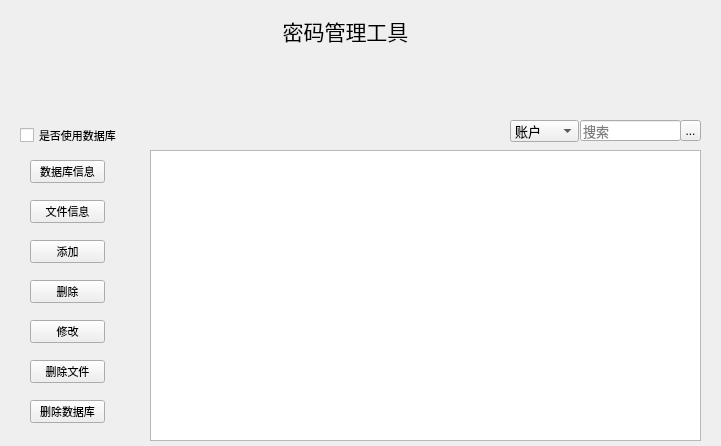
<?xml version="1.0" encoding="UTF-8"?>
<ui version="4.0">
 <class>passwordManageClass</class>
 <widget class="QMainWindow" name="passwordManageClass">
  <property name="geometry">
   <rect>
    <x>0</x>
    <y>0</y>
    <width>721</width>
    <height>446</height>
   </rect>
  </property>
  <property name="windowTitle">
   <string>passwordManage</string>
  </property>
  <widget class="QWidget" name="centralWidget">
   <widget class="QPushButton" name="deleteDBPushButon">
    <property name="geometry">
     <rect>
      <x>30</x>
      <y>400</y>
      <width>75</width>
      <height>23</height>
     </rect>
    </property>
    <property name="font">
     <font>
      <family>微软雅黑</family>
      <pointsize>8</pointsize>
     </font>
    </property>
    <property name="text">
     <string>删除数据库</string>
    </property>
   </widget>
   <widget class="QPushButton" name="addPushButton">
    <property name="geometry">
     <rect>
      <x>30</x>
      <y>240</y>
      <width>75</width>
      <height>23</height>
     </rect>
    </property>
    <property name="font">
     <font>
      <family>微软雅黑</family>
      <pointsize>8</pointsize>
     </font>
    </property>
    <property name="text">
     <string>添加</string>
    </property>
   </widget>
   <widget class="QPushButton" name="delPushButton">
    <property name="geometry">
     <rect>
      <x>30</x>
      <y>280</y>
      <width>75</width>
      <height>23</height>
     </rect>
    </property>
    <property name="font">
     <font>
      <family>微软雅黑</family>
      <pointsize>8</pointsize>
     </font>
    </property>
    <property name="text">
     <string>删除</string>
    </property>
   </widget>
   <widget class="QLabel" name="passwordLabel">
    <property name="geometry">
     <rect>
      <x>200</x>
      <y>10</y>
      <width>291</width>
      <height>41</height>
     </rect>
    </property>
    <property name="font">
     <font>
      <family>方正兰亭超细黑简体</family>
      <pointsize>16</pointsize>
      <weight>50</weight>
      <bold>false</bold>
     </font>
    </property>
    <property name="contextMenuPolicy">
     <enum>Qt::NoContextMenu</enum>
    </property>
    <property name="text">
     <string>密码管理工具</string>
    </property>
    <property name="alignment">
     <set>Qt::AlignCenter</set>
    </property>
   </widget>
   <widget class="QPushButton" name="editPushButton">
    <property name="geometry">
     <rect>
      <x>30</x>
      <y>320</y>
      <width>75</width>
      <height>23</height>
     </rect>
    </property>
    <property name="font">
     <font>
      <family>微软雅黑</family>
      <pointsize>8</pointsize>
     </font>
    </property>
    <property name="text">
     <string>修改</string>
    </property>
   </widget>
   <widget class="QPushButton" name="DBPushButton">
    <property name="geometry">
     <rect>
      <x>30</x>
      <y>160</y>
      <width>75</width>
      <height>23</height>
     </rect>
    </property>
    <property name="font">
     <font>
      <family>微软雅黑</family>
      <pointsize>8</pointsize>
     </font>
    </property>
    <property name="text">
     <string>数据库信息</string>
    </property>
   </widget>
   <widget class="QWidget" name="layoutWidget">
    <property name="geometry">
     <rect>
      <x>620</x>
      <y>0</y>
      <width>86</width>
      <height>26</height>
     </rect>
    </property>
    <layout class="QHBoxLayout" name="horizontalLayout">
     <item>
      <widget class="QPushButton" name="updatePushButton">
       <property name="enabled">
        <bool>true</bool>
       </property>
       <property name="minimumSize">
        <size>
         <width>24</width>
         <height>24</height>
        </size>
       </property>
       <property name="maximumSize">
        <size>
         <width>24</width>
         <height>24</height>
        </size>
       </property>
       <property name="text">
        <string/>
       </property>
       <property name="flat">
        <bool>true</bool>
       </property>
      </widget>
     </item>
     <item>
      <widget class="QPushButton" name="minPushButton">
       <property name="minimumSize">
        <size>
         <width>24</width>
         <height>24</height>
        </size>
       </property>
       <property name="maximumSize">
        <size>
         <width>24</width>
         <height>24</height>
        </size>
       </property>
       <property name="text">
        <string/>
       </property>
       <property name="flat">
        <bool>true</bool>
       </property>
      </widget>
     </item>
     <item>
      <widget class="QPushButton" name="closePushButton">
       <property name="minimumSize">
        <size>
         <width>24</width>
         <height>24</height>
        </size>
       </property>
       <property name="maximumSize">
        <size>
         <width>24</width>
         <height>24</height>
        </size>
       </property>
       <property name="text">
        <string/>
       </property>
       <property name="flat">
        <bool>true</bool>
       </property>
      </widget>
     </item>
    </layout>
   </widget>
   <widget class="QTableView" name="view">
    <property name="geometry">
     <rect>
      <x>150</x>
      <y>150</y>
      <width>551</width>
      <height>291</height>
     </rect>
    </property>
   </widget>
   <widget class="QCheckBox" name="checkBox">
    <property name="geometry">
     <rect>
      <x>20</x>
      <y>120</y>
      <width>101</width>
      <height>31</height>
     </rect>
    </property>
    <property name="font">
     <font>
      <family>微软雅黑</family>
      <pointsize>8</pointsize>
      <weight>50</weight>
      <bold>false</bold>
     </font>
    </property>
    <property name="text">
     <string>是否使用数据库</string>
    </property>
   </widget>
   <widget class="QToolButton" name="findToolButton">
    <property name="geometry">
     <rect>
      <x>680</x>
      <y>120</y>
      <width>21</width>
      <height>21</height>
     </rect>
    </property>
    <property name="toolTip">
     <string extracomment="根据"/>
    </property>
    <property name="text">
     <string>...</string>
    </property>
    <property name="icon">
     <iconset resource="passwordmanage.qrc">
      <normaloff>:/images/find</normaloff>:/images/find</iconset>
    </property>
   </widget>
   <widget class="QPushButton" name="textPushButton">
    <property name="geometry">
     <rect>
      <x>30</x>
      <y>200</y>
      <width>75</width>
      <height>23</height>
     </rect>
    </property>
    <property name="font">
     <font>
      <family>微软雅黑</family>
      <pointsize>8</pointsize>
     </font>
    </property>
    <property name="text">
     <string>文件信息</string>
    </property>
   </widget>
   <widget class="QPushButton" name="deleteTextPushButon">
    <property name="geometry">
     <rect>
      <x>30</x>
      <y>360</y>
      <width>75</width>
      <height>23</height>
     </rect>
    </property>
    <property name="font">
     <font>
      <family>微软雅黑</family>
      <pointsize>8</pointsize>
     </font>
    </property>
    <property name="text">
     <string>删除文件</string>
    </property>
   </widget>
   <widget class="QLineEdit" name="findLineEdit">
    <property name="geometry">
     <rect>
      <x>580</x>
      <y>120</y>
      <width>101</width>
      <height>21</height>
     </rect>
    </property>
    <property name="font">
     <font>
      <family>微软雅黑</family>
      <pointsize>10</pointsize>
     </font>
    </property>
    <property name="placeholderText">
     <string>搜索</string>
    </property>
   </widget>
   <widget class="QComboBox" name="comboBox">
    <property name="geometry">
     <rect>
      <x>510</x>
      <y>120</y>
      <width>69</width>
      <height>22</height>
     </rect>
    </property>
    <property name="font">
     <font>
      <family>微软雅黑</family>
      <pointsize>10</pointsize>
     </font>
    </property>
    <item>
     <property name="text">
      <string>账户</string>
     </property>
    </item>
    <item>
     <property name="text">
      <string>密码</string>
     </property>
    </item>
   </widget>
  </widget>
 </widget>
 <layoutdefault spacing="6" margin="11"/>
 <resources>
  <include location="passwordmanage.qrc"/>
 </resources>
 <connections/>
</ui>
